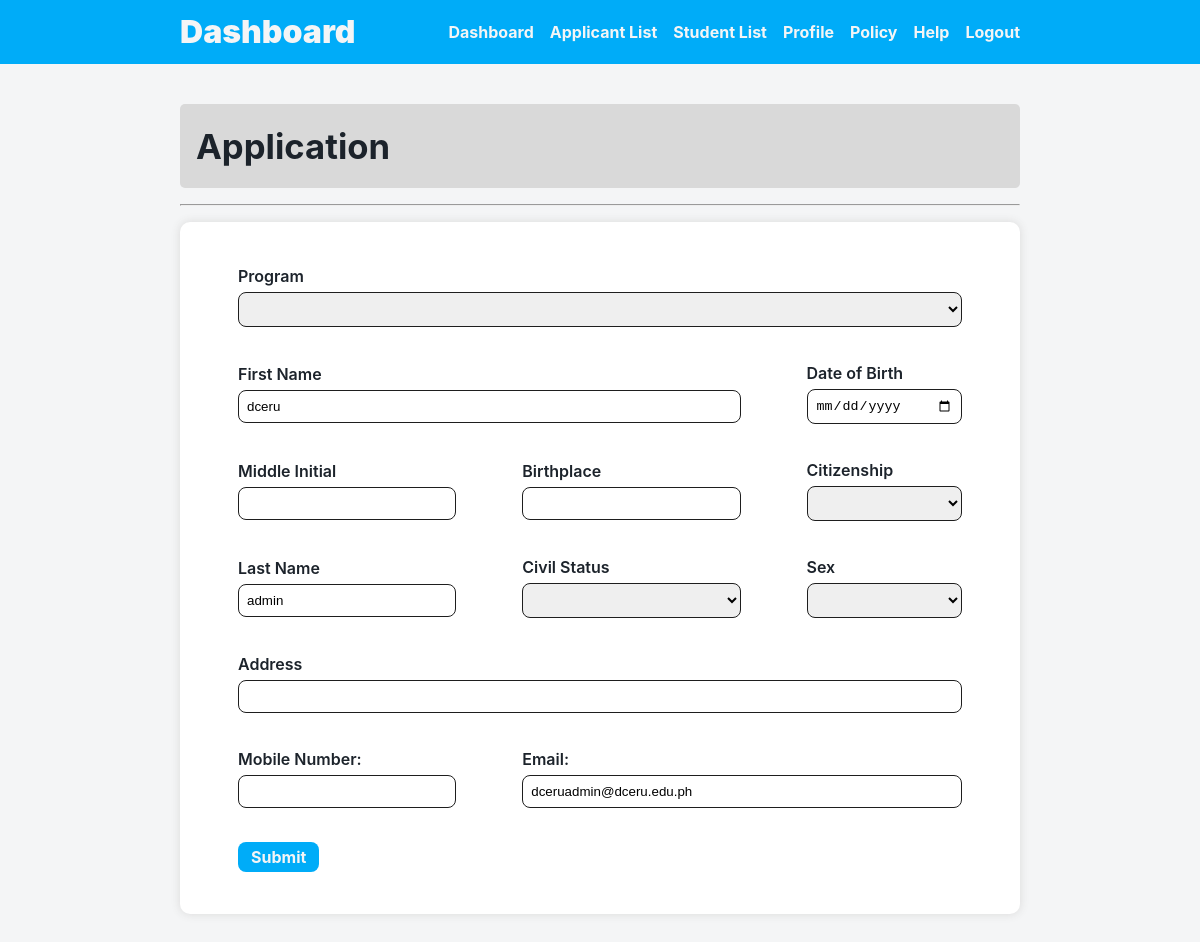
/src/modules/dashboard/application.php (signed in), run on the app's committed database.
### tables this page shows
CREATE TABLE `users` (
  `User_ID` bigint(20) NOT NULL,
  `First_Name` varchar(100) NOT NULL,
  `Last_Name` varchar(100) NOT NULL,
  `Email` varchar(255) NOT NULL,
  `Password` varchar(255) NOT NULL,
  `User_Type` enum('Student','Administrator','','') NOT NULL DEFAULT 'Student',
  `Date_Created` timestamp NOT NULL DEFAULT current_timestamp(),
  `Applied` enum('notapplied','applied') NOT NULL
);

### config.php (called while the page is built, shortened)
<?php
$_C2_style_css = '../../../style.css';
$_C2_button_css = '../../css/button.css';
$_C2_forms_css = '../../css/forms.css';
$_C2_icon_css = '../../css/icon.css';
$_C2_module_css = '../../css/module.css';
$_C2_navbar_css = '../../css/navbar.css';

### src/data/data.php (called while the page is built, shortened)
<?php
$_citizenship = [
    [
        'code' => 'none',
         'citizenship' => ''
    ],
    [
        'code' => 'ph',
         'citizenship' => 'Filipino'
    ],
    [
        'code' => 'ch',
         'citizenship' => 'Chinese'
    ],
    [
        'code' => 'jp',
         'citizenship' => 'Japanese'
    ],
    [
        'code' => 'usa',
         'citizenship' => 'Americas'
    ],
    [
        'code' => 'de',
         'citizenship' => 'German'
    ],
    [
        'code' => 'tr',
         'citizenship' => 'Turkish'
    ],
    [
        'code' => 'ca',
         'citizenship' => 'Canadian'
    ],
    [
        'code' => 'india',
         'citizenship' => 'Indian'
    ],
    [
        'code' => 'mx',
         'citizenship' => 'Mexican'
    ],
    [
        'code' => 'fr',
         'citizenship' => 'French'
    ],
    [
        'code' => 'ir',
         'citizenship' => 'Iranian'
    ],
    [
        'code' => 'kr',
         'citizenship' => 'Korean'
    ],
    [
        'code' => 'uk',
         'citizenship' => 'British'
    ],
    [
        'code' => 'esp',
         'citizenship' => 'Spanish'
    ],
];
$_program = [
    [
        'code' => 'none',
        'program' => ''
    ],
    [
        'code' => 'INF-CS-002',
        'program' => 'Bachelor of Science in Computer Science'
    ],
    [
        'code' => 'INF-IT-001',
        'program' => 'BS in Information Technology'
    ],
    [
        'code' => 'INF-IS-003',
        'program' => 'BS in Information Systems'
    ],
    [
        'code' => 'BUS-BA-001',
        'program' => 'BS in Business Administration'
    ],
    [
        'code' => 'BUS-AA-002',
        'program' => 'BS in Accountancy'
    ],
    [
        'code' => 'BUS-AS-003',
        'program' => 'BS in Accounting Information System'
    ],
    [
        'code' => 'BUS-MA-004',
        'program' => 'BS in Management Accounting'
    ],
    [
        'code' => 'HOS-HM-001',
        'program' => 'BS in Hospitality Management'
    ],
    [
        'code' => 'HOS-CM-002',
        'program' => 'BS in Culinary Management'
    ],
    [
        'code' => 'TOU-TM-001',
        'program' => 'BS in Tourism Management'
    ],
    [
        'code' => 'ART-MA-001',
        'program' => 'Bachelor of Multimedia Arts'
    ],
    [
        'code' => 'ART-CC-002',
        'program' => 'BA in Communication'
    ],
    [
        'code' => 'MAR-MT-001',
        'program' => 'Bachelor of Science in Marine Transportation'
    ],
    [
        'code' => 'MAR-ME-002',
        'program' => 'Bachelor of Science in Marine Engineering'
    ],
    [
        'code' => 'MAR-NE-003',
        'program' => 'Bachelor of Science in Naval Architecture and Marine Engineering'
    ],
];

### src/process/session.php (called while the page is built, shortened)
<?php
if (isset($_SESSION['user_id'])) {
    $sql = "SELECT * FROM users WHERE User_ID = {$_SESSION['user_id']}";
    $result = $mysqli->query($sql);
    $user = $result->fetch_assoc();
}

### src/modules/dashboard/application.php (the view, shortened to what this page needs)
<?php include '../../../config.php'; ?>
<?php include $_C2_session_php; ?>
<!DOCTYPE html>
<html lang="en">
<head>
    <link rel="stylesheet" href="<?php echo $_C2_style_css; ?>">
    <link rel="stylesheet" href="<?php echo $_C2_module_css; ?>">
    <link rel="stylesheet" href="<?php echo $_C2_button_css; ?>">
    <link rel="stylesheet" href="<?php echo $_C2_icon_css; ?>">
    <link rel="stylesheet" href="<?php echo $_C2_navbar_css; ?>">
    <link rel="stylesheet" href="<?php echo $_C2_forms_css; ?>">
</head>
<body>
    <?php if (isset($user)) : ?>
        <section class="application1 container">
            <h2 class="page_title">Application</h2>
            <hr class="title_line">
            <section class="sheet">
                <form method="POST">
                    <table>
                        <tr>
                            <td colspan="3">
                                <label for="program">Program</label>
                                <select name="program" id="program" required>
                                    <?php foreach ($_program as $program_item) : ?>
                                        <option value="<?php echo $program_item['code']; ?>">
                                        </option>
                                    <?php endforeach; ?>
                                </select>
                            </td>
                        </tr>
                        <tr>
                            <td colspan="2">
                                <label for="firstName">First Name</label>
                                <input type="text" id="firstName" name="firstName" value=<?= $user['First_Name']; ?> required>
                            </td>
                            <td>
                                <label for="dateOfBirth">Date of Birth</label>
                                <input type="date" id="dateOfBirth" name="dateOfBirth" required>
                            </td>
                        </tr>
                        <tr>
                            <td>
                                <label for="middleInitial">Middle Initial</label>
                                <input type="text" id="middleInitial" name="middleInitial">
                            </td>
                            <td>
                                <label for="birthPlace">Birthplace</label>
                                <input type="text" id="birthPlace" name="birthPlace" required>
                            </td>
                            <td>
                                <label for="citizenship">Citizenship</label>
                                <select name="citizenship" id="citizenship" required>
                                    <?php foreach ($_citizenship as $citizenship_item) : ?>
                                        <option value="<?php echo $citizenship_item['citizenship']; ?>">
                                        </option>
                                    <?php endforeach; ?>
                                </select>
                            </td>
                        </tr>
                        <tr>
                            <td td>
                                <label for="lastName">Last Name</label>
                                <input type="text" id="lastName" name="lastName" value=<?= $user['Last_Name']; ?> required>
                            </td>
                            <td>
                                <label for="civilStatus">Civil Status</label>
                                <select name="civilStatus" id="civilStatus" required>
                                    <option value=""></option>
                                    <option value="single">Single</option>
                                </select>
                            </td>
                            <td>
                                <label for="sex">Sex</label>
                                <select name="sex" id="sex" required>
                                    <option value=""></option>
                                    <option value="Male">Male</option>
                                </select>
                            </td>
                        </tr>
                        <tr>
                            <td colspan="3">
                                <label for="myaddress">Address</label>
                                <input type="text" id="myaddress" name="myaddress" required>
                            </td>
                        </tr>
                        <tr>
                            <td>
                                <label for="mobileNumber">Mobile Number:</label>
                                <input type="number" id="mobileNumber" name="mobileNumber" required>
                            </td>
                            <td colspan="2">
                                <label for="eMail">Email:</label>
                                <input type="email" id="eMail" name="eMail" value=<?= $user['Email']; ?> required>
                            </td>
                        </tr>
                        <tr>
                            <td colspan="3">
                                <button onclick="javascript: return confirm('Proceed to Application?');" type="submit" name="save" id="submit" class="btn1">Submit</button>
                            </td>
                        </tr>
                    </table>
                </form>
            </section>
        </section>
    <?php endif; ?>
</body>
</html>

### style.css (style rules this page uses)
*, *::after, *::before { padding: 0; margin: 0; box-sizing: border-box; }
:root { font-family: Inter, system-ui, Avenir, Helvetica, Arial, sans-serif; line-height: 1.5; font-weight: 400; color: var(--black); background-color: var(--white_1); font-synthesis: none; text-rendering: optimizeLegibility; -webkit-font-smoothing: antialiased; -moz-osx-font-smoothing: grayscale; --dark_blue: #003e5d; --mid_blue: #0176aa; --light_blue: #00acf8; --pale_light_blue: #4f9ef8; --green: #06a948; --orange: #f89807; --yellow_orange: #f4bc1c; --red: #ff3b30; --white_1: #f4f5f6; --white_2: #e8ecec; --white_3: #f2f2f2; --light_gray: #d9d9d9; --gray: #1e1e1e; --dark_gray: #1a1a1a; --black: #1c232b; }
body { margin: 0; min-width: 320px; min-height: 100vh; }
h2 { font-size: min(6vw, 26pt); font-weight: 700; }
.container { padding: 2.5rem 15vw; }
.sheet { background-color: #fff; padding: 1.5rem; border-radius: 10px; box-shadow: 0 0 10px 0px var(--light_gray); }
.page_title { background-color: var(--light_gray); padding: 1rem; border-radius: 5px; margin-bottom: 1rem; }
.title_line { background-color: var(--gray); margin-bottom: 1rem; }

### src/css/button.css (style rules this page uses)
.btn1 { display: block; width: fit-content; border-radius: 8px; border: 1px solid transparent; padding: 0.6em 1.2em; font-size: 1em; font-weight: 700; font-family: inherit; cursor: pointer; transition: all 0.25s; background-color: var(--light_blue); color: var(--white_1); }
td .btn1 { padding: .25rem .75rem; }

### src/css/forms.css (style rules this page uses)
form { width: 100%; display: flex; flex-direction: column; }
td { padding: 1rem 2rem; }
label { display: block; margin-bottom: 0.25rem; font-size: min(5vw, 12pt); font-weight: 600; -webkit-user-select: none; -ms-user-select: none; user-select: none; }
select, input { width: 100%; padding: 0.5rem; border-radius: 0.5rem; border: var(--gray) 1px solid; }

### data on the page
users: firstName "dceru", lastName "admin", eMail "dceruadmin@dceru.edu.ph"

### other printed values
$navbar_2_item['title'] "Dashboard"
$navbar_2_item['title'] "Applicant List"
$navbar_2_item['title'] "Student List"
$navbar_2_item['title'] "Profile"
$navbar_2_item['title'] "Policy"
$navbar_2_item['title'] "Help"
$navbar_2_item['title'] "Logout"
